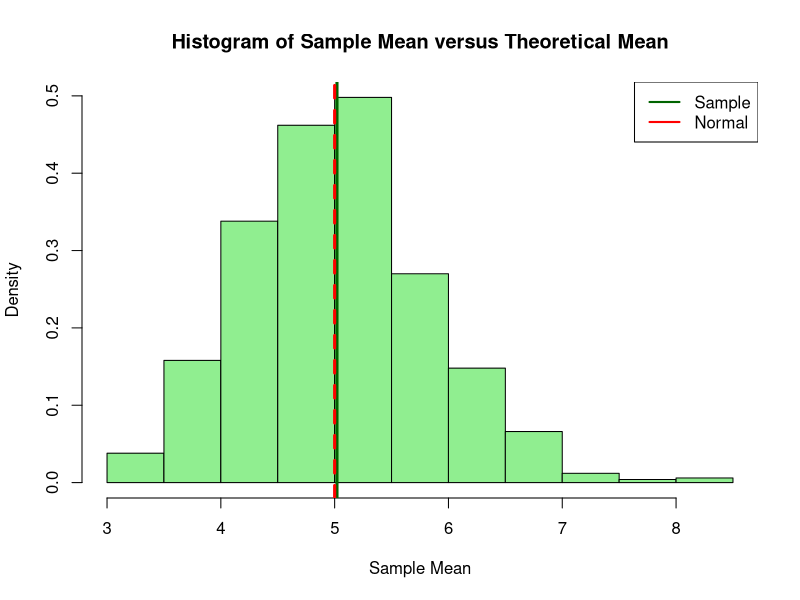
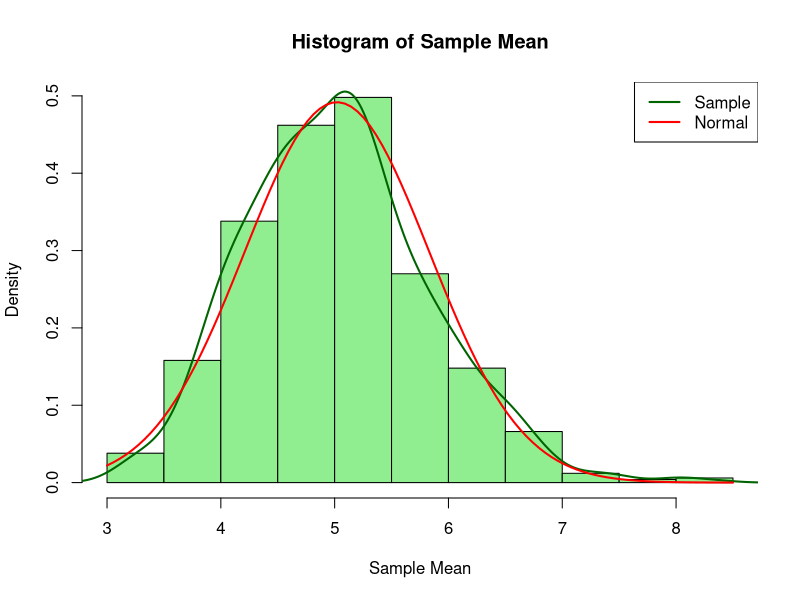
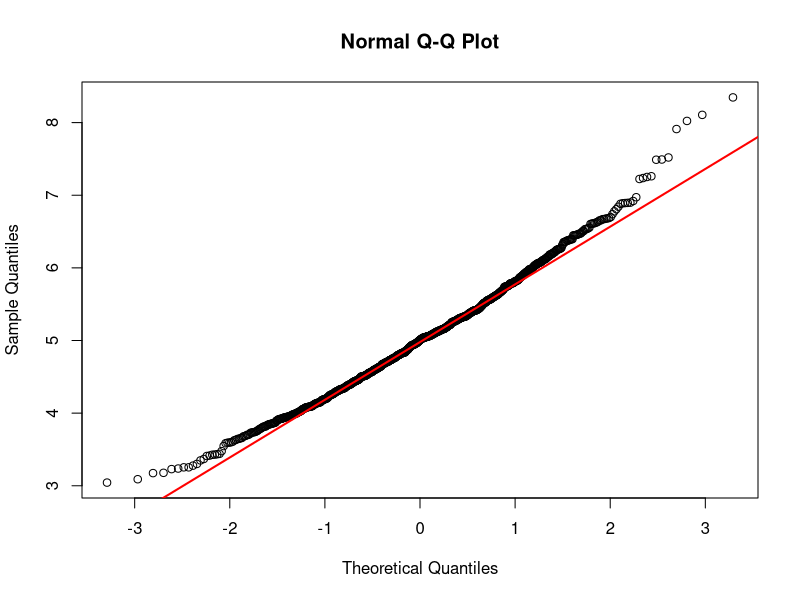

Here is the R script that generated these plots, in order:
## ---- chunk 1
# set the parameters
n=40
simu=1000
lambda=0.2

# simulation
exp<-NULL
for(i in 1:simu) exp<-c(exp, mean(rexp(n=n, rate=lambda)))
## ---- chunk 2
# theoretical mean
mean_t<-1/lambda
# sample mean
mean_s<-round(mean(exp),4)
paste("Theoretical mean mean_t=", mean_t)
paste("Sample mean mean_s=", mean_s)
## ---- chunk 3
hist(exp, prob=T, col="lightgreen",xlab="Sample Mean", 
     main="Histogram of Sample Mean versus Theoretical Mean")
# plot the sample mean
abline(v=mean_s, col="darkgreen", lwd=3)
# plot the theoretical mean
abline(v=mean_t, col="red", lty=2, lwd=3)
legend("topright", c("Sample", "Normal"), col=c("darkgreen", "red"), lwd=2)
## ---- chunk 4
# theoretical variance
var_t<-(1/lambda)^2/n
# sample variance
var_s<-round(var(exp),4)
paste("Theoretical variance var_t =", var_t)
paste("Sample variance var_s=", var_s)
## ---- chunk 5
# plot histogram of the sample means
hist(exp, prob=T, col="lightgreen",xlab="Sample Mean", main="Histogram of Sample Mean")
# plot sample distribution
lines(density(exp), lwd=2, col="darkgreen")
# plot normal distribution
curve(dnorm(x, mean=mean(exp), sd=sd(exp)), add=T, lwd=2, col="red")
legend("topright",c("Sample", "Normal"), col=c("darkgreen", "red"), lwd=2)
## ---- chunk 6
qqnorm(exp)
qqline(exp, col="red", lwd=2)
